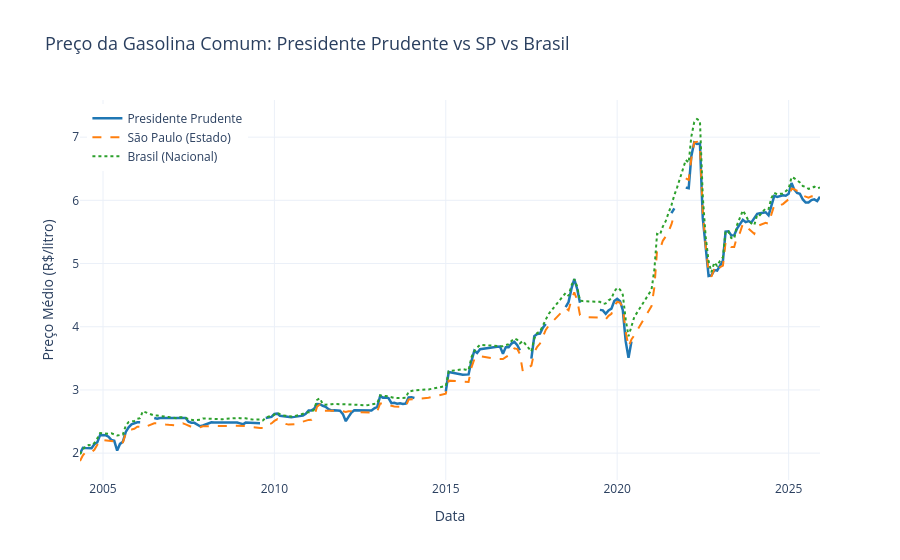

The cell this chart's notebook holds for it:
### Markdown cell above
## 3.6 — Presidente Prudente vs SP vs Brasil

### Code cell
try:
    import duckdb
    path = str(DATA_PROCESSED / 'combustiveis_brasil.parquet')
    with duckdb.connect() as con:
        df_pp = con.execute(f"""
            SELECT ano, mes, produto_padronizado,
                AVG(CASE WHEN municipio LIKE '%PRESIDENTE PRUDENTE%' THEN valor_venda END) as preco_pp,
                AVG(CASE WHEN estado_sigla = 'SP' THEN valor_venda END) as preco_sp,
                AVG(valor_venda) as preco_brasil
            FROM read_parquet('{path}')
            GROUP BY ano, mes, produto_padronizado
            ORDER BY ano, mes
        """).fetchdf()

    fig_pp = plot_pp_vs_sp_vs_brasil(df_pp, produto='Gasolina Comum')
    fig_pp.show()
except Exception as e:
    print(f"Erro ao gerar gráfico PP: {e}")

### Figure 1 — Plotly figure (JSON) as saved in the notebook; plotly's stock layout.template omitted (floating-point values rounded to 4 significant figures; data arrays with more than 128 entries replaced by an {"elided": "..."} marker saying what was removed)
{"data": [{"line": {"color": "#1f77b4", "width": 2.5}, "mode": "lines", "name": "Presidente Prudente", "type": "scatter", "x": {"elided": "220 str values"}, "y": {"elided": "220 float values"}}, {"line": {"color": "#ff7f0e", "dash": "dash", "width": 2}, "mode": "lines", "name": "São Paulo (Estado)", "type": "scatter", "x": {"elided": "220 str values"}, "y": {"elided": "220 float values"}}, {"line": {"color": "#2ca02c", "dash": "dot", "width": 2}, "mode": "lines", "name": "Brasil (Nacional)", "type": "scatter", "x": {"elided": "220 str values"}, "y": {"elided": "220 float values"}}], "layout": {"hovermode": "x unified", "legend": {"x": 0.01, "xanchor": "left", "y": 0.99, "yanchor": "top"}, "title": {"font": {"size": 18}, "text": "Preço da Gasolina Comum: Presidente Prudente vs SP vs Brasil"}, "xaxis": {"title": {"text": "Data"}}, "yaxis": {"title": {"text": "Preço Médio (R$/litro)"}}}}
